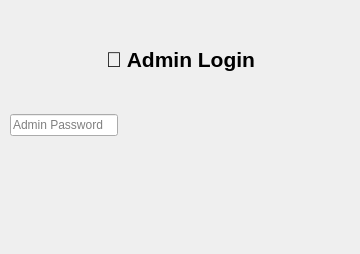
<?xml version="1.0" encoding="UTF-8"?>
<ui version="4.0">
 <class>AdminDialog</class>
 <widget class="QDialog" name="AdminDialog">
  <property name="geometry">
   <rect>
    <x>0</x>
    <y>0</y>
    <width>360</width>
    <height>254</height>
   </rect>
  </property>
  <property name="windowTitle">
   <string>دخول المدير</string>
  </property>
  <widget class="QWidget" name="verticalLayoutWidget">
   <property name="geometry">
    <rect>
     <x>10</x>
     <y>10</y>
     <width>341</width>
     <height>201</height>
    </rect>
   </property>
   <layout class="QVBoxLayout" name="verticalLayout">
    <item>
     <widget class="QLabel" name="label">
      <property name="font">
       <font>
        <pointsize>16</pointsize>
        <bold>true</bold>
       </font>
      </property>
      <property name="text">
       <string>🔐 Admin Login</string>
      </property>
      <property name="alignment">
       <set>Qt::AlignmentFlag::AlignCenter</set>
      </property>
     </widget>
    </item>
    <item>
     <layout class="QFormLayout" name="formLayout">
      <item row="0" column="0">
       <widget class="QLineEdit" name="lineEditAdminPass">
        <property name="placeholderText">
         <string>Admin Password</string>
        </property>
       </widget>
      </item>
     </layout>
    </item>
   </layout>
  </widget>
  <widget class="QLabel" name="labelAdminError">
   <property name="geometry">
    <rect>
     <x>70</x>
     <y>220</y>
     <width>211</width>
     <height>20</height>
    </rect>
   </property>
   <property name="text">
    <string/>
   </property>
   <property name="alignment">
    <set>Qt::AlignmentFlag::AlignCenter</set>
   </property>
  </widget>
 </widget>
 <resources/>
 <connections/>
</ui>
